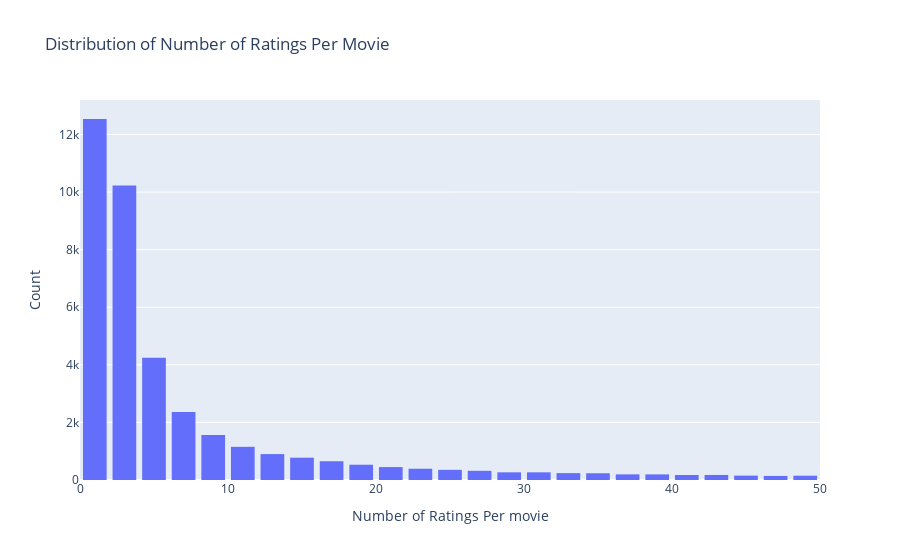

Notebook code for this chart:
### Markdown cell above
#### Number of Ratings per Movie
We explore how many movies receive a number of ratings and visualize this in a plot.

### Code cell
# Number of ratings per movie
data = df_train.groupby('movieId')['rating'].count().clip(upper=50)

# Create trace
trace = go.Histogram(x = data.values,
                     name = 'Ratings',
                     xbins = dict(start = 0,
                                  end = 50,
                                  size = 2))
# Create layout
layout = go.Layout(title = 'Distribution of Number of Ratings Per Movie',
                   xaxis = dict(title = 'Number of Ratings Per movie'),
                   yaxis = dict(title = 'Count'),
                   bargap = 0.2)

# Create plot
fig = go.Figure(data=[trace], layout=layout)
iplot(fig)

### Figure 1 — Plotly figure (JSON) as saved in the notebook; plotly's stock layout.template omitted (floating-point values rounded to 4 significant figures; data arrays with more than 128 entries replaced by an {"elided": "..."} marker saying what was removed)
{"data": [{"name": "Ratings", "type": "histogram", "x": {"elided": "48213 int values"}, "xbins": {"end": 50, "size": 2, "start": 0}}], "layout": {"bargap": 0.2, "title": {"text": "Distribution of Number of Ratings Per Movie"}, "xaxis": {"title": {"text": "Number of Ratings Per movie"}}, "yaxis": {"title": {"text": "Count"}}}}
